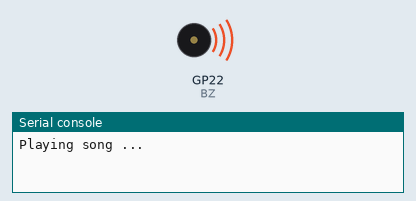
Bench run of a program on a simulated Raspberry Pi Pico running MicroPython. Parts: buzzer (waves = sounding), the last lines printed to the serial console. At 8.1 s the program stops and its outputs stay as they are.

Above: at 0.1 s.
At 8.2 s:
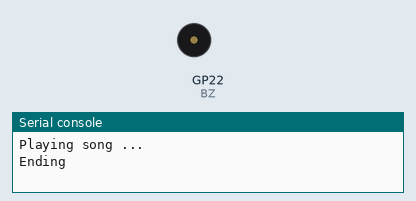
Timing chart, 0 to 9.6 s (numbered marks = the images above):
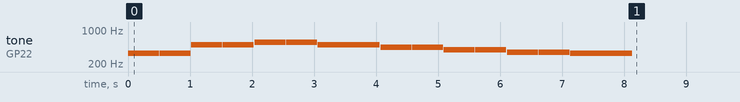

The program:

3.Passive_buzzer.py
```python
from machine import Pin, PWM
import time
# set buzzer pin
BZ = PWM(Pin(22))
BZ.freq(1000)
# Initialize music
CM = [0, 330, 350, 393, 441, 495, 556, 624]
song = [CM[1],CM[1],CM[5],CM[5],CM[6],CM[6],CM[5],CM[4],CM[4],CM[3],CM[3],CM[2],CM[2],CM[1],]
beat = [ 0.5,0.5,0.5,0.5,0.5,0.5,1,0.5,0.5,0.5,0.5,0.5,0.5,1,]
# music
def music():
        print('Playing song ...')
        for i in range(len(song)):
            BZ.duty_u16(500)
            BZ.freq(song[i])
            time.sleep(beat[i])
            BZ.duty_u16(0)
            time.sleep(0.01)
# play music
music()
print("Ending")
```

Measured:
- by itself, tone on GP22 (BZ): plays 330 Hz for 0.50 s, 330 Hz for 0.50 s, 495 Hz for 0.50 s, 495 Hz for 0.50 s, 556 Hz for 0.50 s, 556 Hz for 0.50 s … (14 notes in this stretch)
